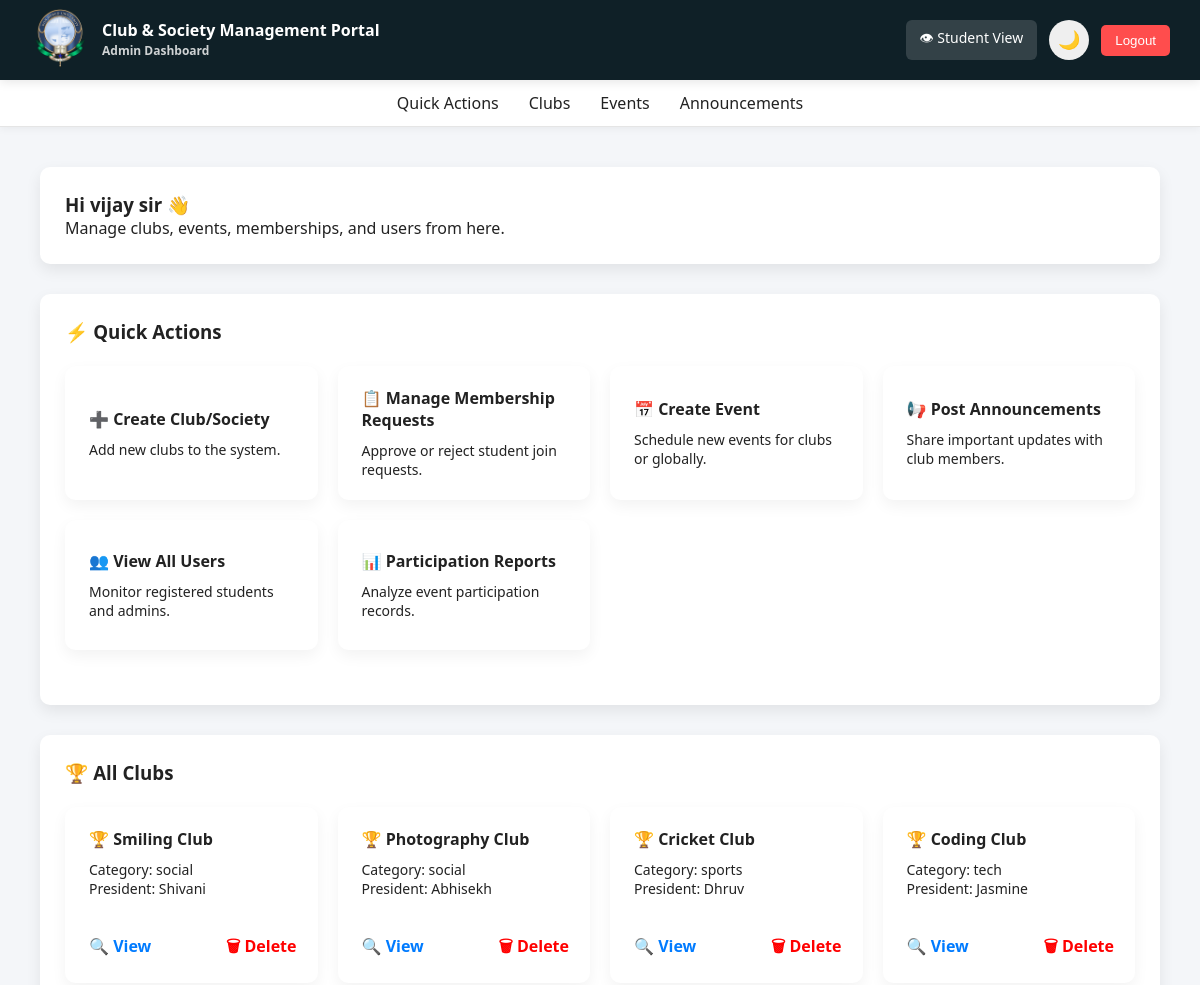
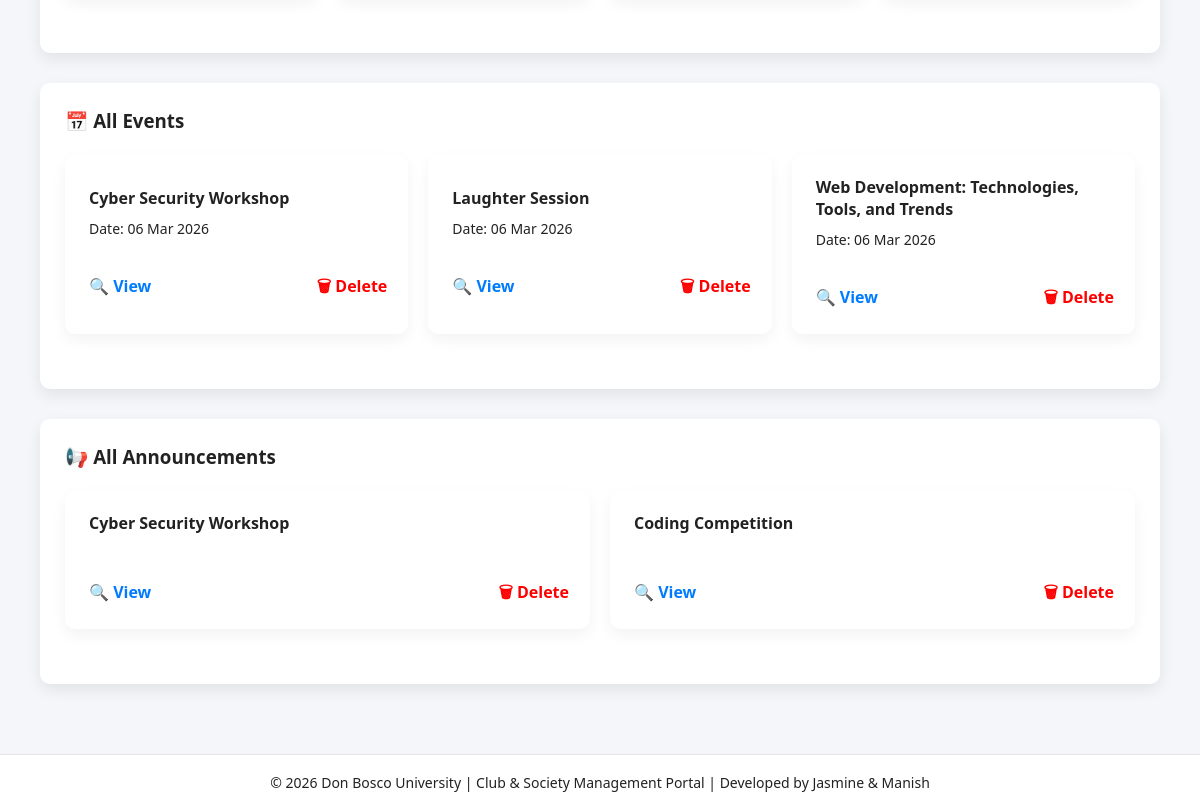
The app's page /ita_presentation/admin_dashboard.php (signed in) with its own data (2 pictures, top to bottom).
### tables this page shows
CREATE TABLE `clubs` (
  `club_id` int(11) NOT NULL AUTO_INCREMENT,
  `club_name` varchar(100) NOT NULL,
  `category` varchar(100) DEFAULT NULL,
  `description` text DEFAULT NULL,
  `president` varchar(100) DEFAULT NULL,
  `max_members` int(11) DEFAULT NULL,
  `created_by` int(11) DEFAULT NULL,
  `founder_id` int(11) NOT NULL,
  `created_at` timestamp NOT NULL DEFAULT current_timestamp(),
  PRIMARY KEY (`club_id`),
  UNIQUE KEY `club_name` (`club_name`),
  KEY `founder_id` (`founder_id`),
  CONSTRAINT `clubs_ibfk_1` FOREIGN KEY (`founder_id`) REFERENCES `users` (`user_id`) ON DELETE CASCADE
);

CREATE TABLE `events` (
  `event_id` int(11) NOT NULL AUTO_INCREMENT,
  `club_id` int(11) DEFAULT NULL,
  `event_name` varchar(255) NOT NULL,
  `event_description` text NOT NULL,
  `event_date` date NOT NULL,
  `event_time` time NOT NULL,
  `event_location` varchar(255) NOT NULL,
  `created_by` int(11) NOT NULL,
  `created_at` timestamp NOT NULL DEFAULT current_timestamp(),
  PRIMARY KEY (`event_id`),
  KEY `created_by` (`created_by`),
  KEY `fk_event_club` (`club_id`),
  CONSTRAINT `events_ibfk_1` FOREIGN KEY (`created_by`) REFERENCES `users` (`user_id`),
  CONSTRAINT `fk_event_club` FOREIGN KEY (`club_id`) REFERENCES `clubs` (`club_id`) ON DELETE CASCADE
);

CREATE TABLE `announcements` (
  `announcement_id` int(11) NOT NULL AUTO_INCREMENT,
  `title` varchar(200) NOT NULL,
  `body` text NOT NULL,
  `target_audience` varchar(50) DEFAULT NULL,
  `priority` enum('normal','important','urgent') DEFAULT 'normal',
  `announcement_date` date DEFAULT NULL,
  `posted_by` int(11) DEFAULT NULL,
  `created_at` timestamp NOT NULL DEFAULT current_timestamp(),
  `club_id` int(11) DEFAULT NULL,
  PRIMARY KEY (`announcement_id`),
  KEY `posted_by` (`posted_by`),
  KEY `club_id` (`club_id`),
  CONSTRAINT `announcements_ibfk_1` FOREIGN KEY (`posted_by`) REFERENCES `users` (`user_id`),
  CONSTRAINT `announcements_ibfk_2` FOREIGN KEY (`club_id`) REFERENCES `clubs` (`club_id`) ON DELETE CASCADE
);

### ita_presentation/admin_dashboard.php (the view, shortened to what this page needs)
<?php
$host   = "localhost";
$dbname = "club_portal";
$user   = "root";
$pass   = "";
try {
    $pdo = new PDO("mysql:host=$host;dbname=$dbname;charset=utf8", $user, $pass);
    $pdo->setAttribute(PDO::ATTR_ERRMODE, PDO::ERRMODE_EXCEPTION);
} catch (PDOException $e) {
    die("Database connection failed: " . $e->getMessage());
}
$name = $_SESSION['full_name'];
$stmt = $pdo->query("
SELECT announcement_id, title
FROM announcements
ORDER BY created_at DESC
");
$announcements = $stmt->fetchAll(PDO::FETCH_ASSOC);
try {
    $stmt = $pdo->query("
SELECT club_id, club_name, category, president, created_at
FROM clubs
ORDER BY club_id DESC
");
    $clubs = $stmt->fetchAll(PDO::FETCH_ASSOC);
} catch (PDOException $e) {
    $clubs = [];
}
$stmt = $pdo->query("
SELECT event_id, event_name, event_date
FROM events
ORDER BY event_date DESC
");
$events = $stmt->fetchAll(PDO::FETCH_ASSOC);
?>
<!DOCTYPE html>
<html lang="en">
<head>
    <link rel="stylesheet" href="theme.css">
</head>
<body>
<div class="header">
    <div class="header-left">
    <a href="admin_dashboard.php" class="logo-link">
        <img src="adbu_app_logo_512x512.png" class="logo" alt="University Logo">
    </a>
    <div class="portal-title">
            Club & Society Management Portal
            <br>
            <span>Admin Dashboard</span>
        </div>
    </div>
    <div class="header-right">
    <a href="student_dashboard.php?preview=1" class="preview-btn">
    👁 Student View
    </a>
    <button onclick="toggleMode()" class="toggle-btn">🌙</button>
    <form method="POST" action="logout.php" style="margin:0;">
        <button type="submit" class="logout-btn">Logout</button>
    </form>
    </div>
</div>
<div class="menu-bar">
    <a href="#manage-section">Quick Actions</a>
    <a href="#clubs-section">Clubs</a>
    <a href="#events-section">Events</a>
    <a href="#announcements-section">Announcements</a>
</div>
<div class="container">
    <div class="welcome-card">
        <h3>Hi <?php echo htmlspecialchars($name); ?> 👋</h3>
        <p>Manage clubs, events, memberships, and users from here.</p>
    </div>
    <div class="welcome-card" id="manage-section">
    <h3>⚡ Quick Actions</h3>
    <br>
    <div class="features">
        <div class="feature-card" id="card-create-club" onclick="toggleForm('create-club')">
            <h4>➕ Create Club/Society</h4>
            <p>Add new clubs to the system.</p>
        </div>
        <a href="manage_memberships.php" style="text-decoration:none;color:inherit;">
<div class="feature-card">
    <h4>📋 Manage Membership Requests</h4>
    <p>Approve or reject student join requests.</p>
</div>
</a>
        <div class="feature-card" id="card-create-event" onclick="toggleForm('create-event')">
            <h4>📅 Create Event</h4>
            <p>Schedule new events for clubs or globally.</p>
        </div>
        <div class="feature-card" id="card-announcement" onclick="toggleForm('announcement')">
            <h4>📢 Post Announcements</h4>
            <p>Share important updates with club members.</p>
        </div>
        <a href="view_users.php" style="text-decoration:none;color:inherit;">
        <div class="feature-card">
            <h4>👥 View All Users</h4>
            <p>Monitor registered students and admins.</p>
        </div>
        </a>
        <a href="participation_reports.php" style="text-decoration:none;color:inherit;">
<div class="feature-card">
    <h4>📊 Participation Reports</h4>
    <p>Analyze event participation records.</p>
</div>
</a>
    </div>
</div>
 <div class="welcome-card" id="clubs-section">
<h3>🏆 All Clubs</h3>
<br>
<div class="features">
<?php foreach ($clubs as $club): ?>
<div class="feature-card">
    <h4>🏆 <?php echo htmlspecialchars($club['club_name']); ?></h4>
    <p>Category: <?php echo htmlspecialchars($club['category']); ?></p>
    <p>President: <?php echo htmlspecialchars($club['president']); ?></p>
    <br>
    <div class="action-row">
    <a href="club_details.php?club_id=<?php echo $club['club_id']; ?>"
       class="view-link">
        🔍 View
    </a>
    <a href="delete_club.php?club_id=<?php echo $club['club_id']; ?>"
       onclick="return confirm('Are you sure you want to delete this club?');"
       class="delete-link">
        🗑 Delete
    </a>
</div>
</div>
<?php endforeach; ?>
</div>
    </div>
<div class="welcome-card" id="events-section">
<h3>📅 All Events</h3>
<br>
<div class="features">
<?php foreach ($events as $event): ?>
<div class="feature-card">
<h4><?php echo htmlspecialchars($event['event_name']); ?></h4>
<p>Date: <?php echo date("d M Y", strtotime($event['event_date'])); ?></p>
<br>
<div class="action-row">
    <a href="admin_event_details.php?event_id=<?php echo $event['event_id']; ?>"
       class="view-link">
       🔍 View
    </a>
    <a href="delete_event.php?event_id=<?php echo $event['event_id']; ?>"
       onclick="return confirm('Delete this event?');"
       class="delete-link">
       🗑 Delete
    </a>
</div>
</div>
<?php endforeach; ?>
</div>
</div>
<div class="welcome-card" id="announcements-section">
<h3>📢 All Announcements</h3>
<br>
<div class="features">
<?php foreach ($announcements as $ann): ?>
<div class="feature-card">
<h4><?php echo htmlspecialchars($ann['title']); ?></h4>
<br>
<div class="action-row">
    <a href="announcement_details.php?id=<?php echo $ann['announcement_id']; ?>"
       class="view-link">
       🔍 View
    </a>
    <a href="delete_announcement.php?id=<?php echo $ann['announcement_id']; ?>"
       onclick="return confirm('Delete this announcement?');"
       class="delete-link">
       🗑 Delete
    </a>
</div>
</div>
<?php endforeach; ?>
</div>
</div>
</div>
<footer class="footer">
<p>© <?php echo date("Y"); ?> Don Bosco University | Club & Society Management Portal | Developed by Jasmine & Manish</p>
</footer>
</body>
</html>

### ita_presentation/theme.css (style rules this page uses)
:root { --bg-color: #f4f6f9; --card-color: #ffffff; --text-color: #222222; --header-color: #0f2027; --border-color: #dddddd; }
body { background: var(--bg-color); color: var(--text-color); }
.card, .card1, .card2, .card3, .card4, .feature-card { background: var(--card-color); color: var(--text-color); }
.header { display:flex; align-items:center; justify-content:flex-start; gap:12px; padding:14px 30px; background:var(--header-color); color:white; }
.header-left { display:flex; align-items:center; gap:10px; }
.logo { width:40px; height:40px; border-radius:50%; object-fit:contain; }
.portal-title { font-size:16px; font-weight:600; }
.footer { text-align:center; padding:15px; margin-top:40px; font-size:14px; background:var(--card-color); color:var(--text-color); border-top:1px solid rgba(0,0,0,0.1); }

### ita_presentation/admin_dashboard.php (style rules this page uses)
:root { --header-height: 80px; }
* { margin: 0; padding: 0; box-sizing: border-box; }
body { font-family: 'Segoe UI', Tahoma, sans-serif; background: var(--bg-color); color: var(--text-color); min-height:100vh; display:flex; flex-direction:column; }
body, .header, .welcome-card, .feature-card, .form-section { transition: background 0.3s ease, color 0.3s ease; }
.header { position: sticky; top: 0; height: var(--header-height); z-index: 1000; color: white; background: var(--header-color); padding: 16px 30px; display: flex; justify-content: space-between; align-items: center; box-shadow: 0 2px 10px rgba(0,0,0,0.1); backdrop-filter: blur(10px); }
.header-right { display:flex; gap:12px; align-items:center; }
.header-left { display:flex; align-items:center; gap:12px; }
.logo { width:60px; height:60px; border-radius:50%; object-fit:cover; }
.logo-link { display: inline-block; cursor: pointer; }
.portal-title { font-size:16px; font-weight:600; line-height:1.2; }
.portal-title span { font-size:12px; opacity:0.8; }
.toggle-btn { width:40px; height:40px; font-size:18px; border:none; border-radius:50%; cursor:pointer; display:flex; align-items:center; justify-content:center; }
.logout-btn { background-color: #ff4d4d; border: none; padding: 8px 14px; color: white; border-radius: 5px; cursor: pointer; }
.preview-btn { background: rgba(255,255,255,0.15); color: white; padding: 8px 14px; border-radius: 6px; text-decoration: none; font-size: 14px; font-weight: 500; display: inline-flex; align-items: center; gap: 5px; transition: 0.2s; }
.menu-bar { position: sticky; top: var(--header-height); z-index: 999; display: flex; justify-content: center; gap: 30px; padding: 12px; background: var(--card-color); border-bottom: 1px solid rgba(0,0,0,0.1); box-shadow: 0 2px 8px rgba(0,0,0,0.05); backdrop-filter: blur(12px); }
.menu-bar a { text-decoration: none; color: var(--text-color); font-weight: 500; transition: 0.2s; }
html { scroll-behavior: smooth; }
.container { padding: 40px; flex: 1; }
.welcome-card { padding: 25px; border-radius: 10px; box-shadow: 0 6px 15px rgba(0,0,0,0.08); margin-bottom: 30px; background: var(--card-color); color: var(--text-color); }
section, .welcome-card { scroll-margin-top: calc(var(--header-height) + 60px); }
.features { display: grid; grid-template-columns: repeat(auto-fit, minmax(250px, 1fr)); gap: 20px; margin-bottom: 30px; align-items: stretch; }
.feature-card { background: var(--card-color); color: var(--text-color); border: 1px solid rgba(255,255,255,0.05); padding: 20px; border-radius: 10px; box-shadow: 0 6px 15px rgba(0,0,0,0.05); transition: 0.3s; cursor: pointer; border-left: 4px solid transparent; min-height: 130px; display: flex; flex-direction: column; justify-content: center; }
.feature-card h4 { margin-bottom: 10px; color: var(--text-color); }
.feature-card p { font-size: 14px; color: var(--text-color); }
.action-row { display: flex; justify-content: space-between; margin-top: 15px; }
.view-link { color: #007bff; font-weight: bold; text-decoration: none; }
.delete-link { color: red; font-weight: bold; text-decoration: none; }
.footer { width:100%; position:relative; left:0; bottom:0; text-align:center; padding:18px; background:var(--card-color); border-top:1px solid rgba(0,0,0,0.1); margin-top:auto; }

### records on screen
clubs: club_name "Smiling Club", category "social", president "Shivani"
clubs: club_name "Photography Club", category "social", president "Abhisekh"
clubs: club_name "Cricket Club", category "sports", president "Dhruv"
clubs: club_name "Coding Club", category "tech", president "Jasmine"
events: event_name "Cyber Security Workshop", event_date "06 Mar 2026"
events: event_name "Laughter Session", event_date "06 Mar 2026"
events: event_name "Web Development: Technologies, Tools, and Trends", event_date "06 Mar 2026"
announcements: title "Cyber Security Workshop"
announcements: title "Coding Competition"

### other values on screen
$name "vijay sir"
